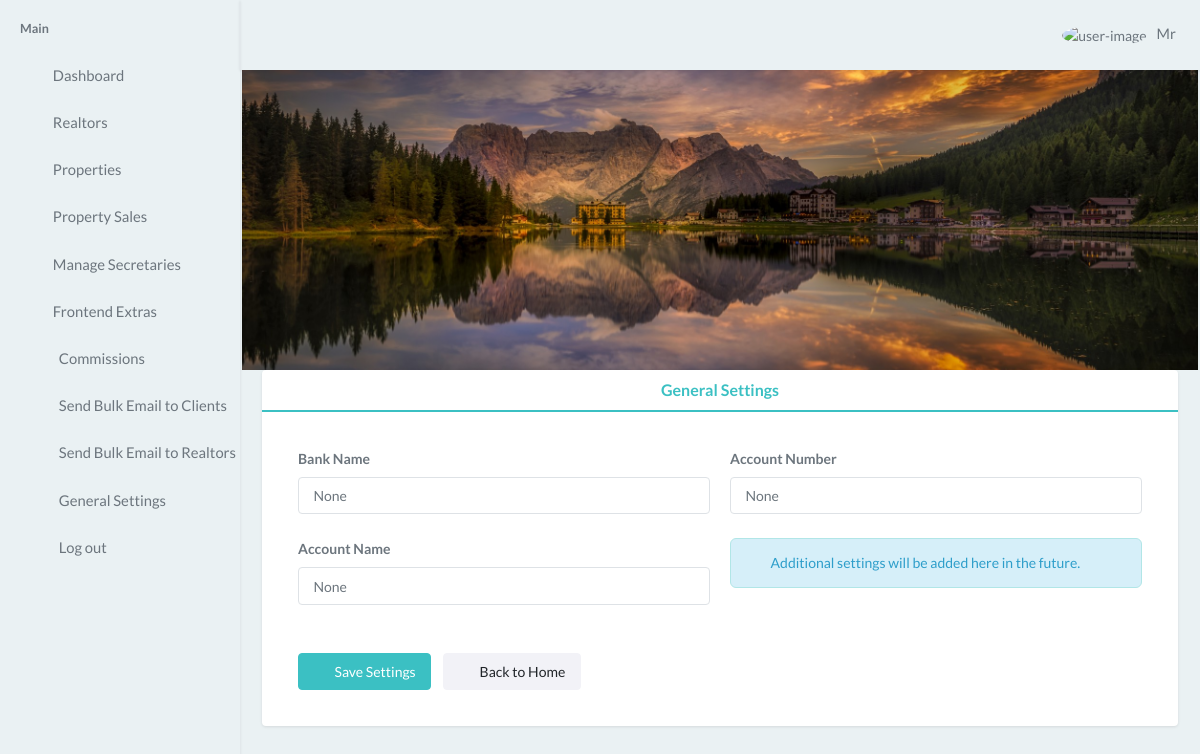
Screenshot of /user/settings/general/ (signed in) with the database file from the repository.
### tripled/models.py (models this page shows, shortened)
class General(models.Model):
    company_bank_name = models.CharField(max_length=150,blank=True, null=True)
    company_account_name = models.CharField(max_length=150, blank=True, null=True)
    company_account_number = models.CharField(max_length=150, blank=True, null=True)

### tripled/views.py (the view, shortened to what this page needs)
# urls.py: path('user/settings/general/', views.general_settings, name='general_settings'),
@login_required
@admin_required
def general_settings(request):
    settings, created = General.objects.get_or_create()
    if not created and General.objects.count() > 1:
        settings = General.objects.first()
    context = {"settings": settings, "page_title": "General Settings"}
    return render(request, "user/general_settings.html", context)

### tripled/helper.py (called while the page is built, shortened)
def admin_required(view_func):
    @wraps(view_func)
    def wrapper(request, *args, **kwargs):
        if not request.user.is_authenticated:
            messages.error(request, 'Please log in to access this page.')
            return redirect('signin')
        if request.user.is_superuser or request.user.is_staff:
            return view_func(request, *args, **kwargs)
    return wrapper

### tripled/templates/user/general_settings.html (shortened to what this page needs)
{% extends "user/base.html" %}
{% block body %}
    <div class="content-page">
        <div class="content">
            <div class="container-fluid">
                <div class="row">
                    <div class="col-sm-12">
                        <div class="profile-bg-picture"
                            style="background-image:url('/static/user/images/bg-profile.jpg')">
                        </div>
                    </div>
                </div>
                <div class="row">
                    <div class="col-sm-12">
                        <div class="card p-0">
                            <div class="card-body p-0">
                                <div class="profile-content">
                                    <ul class="nav nav-underline nav-justified gap-0">
                                        <li class="nav-item"><a class="nav-link active"
                                               aria-controls="home" aria-selected="true"
                                                >General Settings</a></li>
                                    </ul>
                                    <div class="m-0 p-4">
                                        <div id="general-settings" class="tab-pane active">
                                            <div class="user-profile-content">
                                                <form method="post" enctype="multipart/form-data">
                                                    <div class="row row-cols-sm-2 row-cols-1">
                                                        <div class="mb-3">
                                                            <label class="form-label" for="bank_name">Bank Name</label>
                                                            <input type="text" placeholder="Enter bank name" name="bank_name" id="bank_name"
                                                                class="form-control" value="{{ settings.company_bank_name }}" required>
                                                        </div>
                                                        <div class="mb-3">
                                                            <label class="form-label" for="account_number">Account Number</label>
                                                            <input type="text" placeholder="Enter account number" name="account_number" id="account_number"
                                                                class="form-control" value="{{ settings.company_account_number }}" required>
                                                        </div>
                                                        <div class="mb-3 col-12">
                                                            <label class="form-label" for="account_name">Account Name</label>
                                                            <input type="text" placeholder="Enter account name" name="account_name" id="account_name"
                                                                class="form-control" value="{{ settings.company_account_name }}" required>
                                                        </div>
                                                        <div class="mb-3 col-12">
                                                            <div class="alert alert-info">
                                                                <i class="ri-information-line me-1"></i>
                                                                Additional settings will be added here in the future.
                                                            </div>
                                                        </div>
                                                    </div>
                                                    <div class="row mt-3">
                                                        <div class="col-md-12 d-flex gap-2">
                                                            <button class="btn btn-primary" type="submit">
                                                                <i class="ri-save-line me-1 fs-16 lh-1"></i> Save Settings
                                                            </button>
                                                            <a href="{% url 'user' %}" class="btn btn-light">
                                                                <i class="ri-arrow-left-line me-1 fs-16 lh-1"></i> Back to Home
                                                            </a>
                                                        </div>
                                                    </div>
                                                </form>
                                            </div>
                                        </div>
                                    </div>
                                </div>
                            </div>
                        </div>
                    </div>
                </div>
            </div>
        </div>
    </div>
{% endblock body %}

### rows the page displays
General: bank_name "None", account_number "None", account_name "None"
